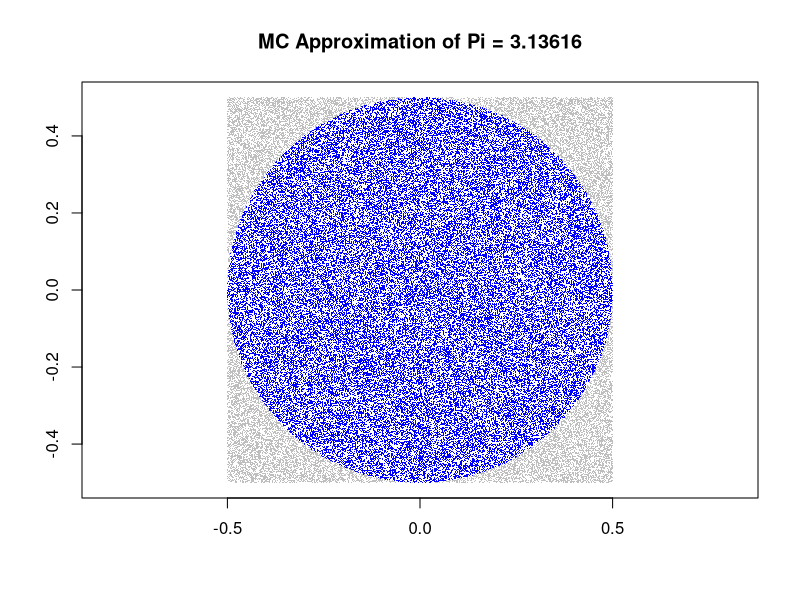
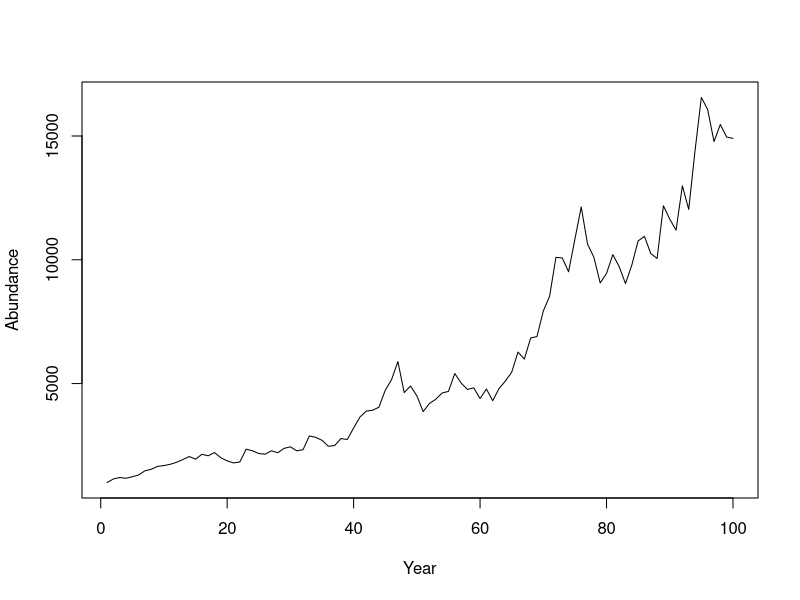

These figures' R source, in order:
#' Monte Carlo Simulations in R

#' Approximating Pi
#' inspiration: https://www.countbayesie.com/blog/2015/3/3/6-amazing-trick-with-monte-carlo-simulations
#' 
#' The area of a circle = pi*r^2
#' The area of a square containing that circle would be 4*r^2
#' Thus, pi = the ratio of area of circle / area of the square, times 4.
#' 
#' We know a point falls within the circle if x^2 + y^2 is less than of equal to
#' the radius. By repeatedly sampling from numbers within the range of the 
#' rectangle that encompasses the circle, we can approximate the area of the 
#' circle and the area of the rectangle, and then solve for Pi

runs = 100000L
radius = 0.5

x = runif(runs, min = -radius, max = radius)
y = runif(runs, min = -radius, max = radius)

in_circle = (x^2 + y^2) <= radius^2 ##returns TRUE if inequality is true

monte_carlo_pi = sum(in_circle/runs) * 4


plot(x,y,
     pch='.',col=ifelse(in_circle,"blue","grey"),
     xlab='',ylab='',asp=1,
     main=paste("MC Approximation of Pi =",monte_carlo_pi))


#' Something more fun: Population growth
#' source: https://bstaton1.github.io/au-r-workshop/ch4.html
#' 

pop_sim = function(nt = "number of years",
                   grow = "population growth rate",
                   sd_grow = "annual variation in growth rate",
                   u = "annual exploitation rate",
                   initial_size = "initial population size"){
  pop_size = NULL
  pop_size[1] = initial_size
  
  for (t in 2:nt){
    pop_size[t] = (pop_size[t-1]* grow * rlnorm(1, 0, sd_grow)) * (1 - u)
  }
  
  return(pop_size)
}


sim_1 = pop_sim(nt = 100,
                grow = 1.1,
                sd_grow = 0.1,
                u = 0.08,
                initial_size = 1000)
plot(sim_1, type = "l", pch = 15, xlab = "Year", ylab = "Abundance")


sim_multiple = replicate(n = 1000, expr =  pop_sim(nt = 100,
                                                   grow = 1.1,
                                                   sd_grow = 0.1,
                                                   u = 0.08,
                                                   initial_size = 1000)
)

